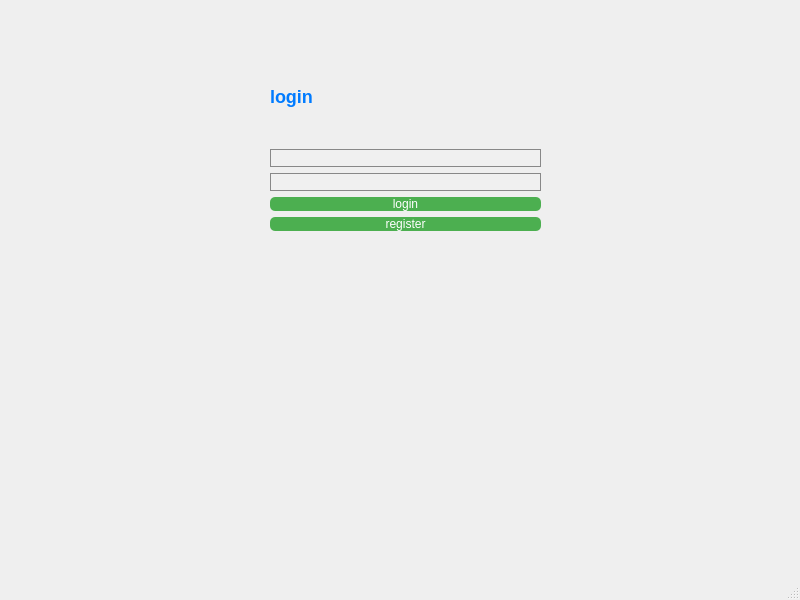
<?xml version="1.0" encoding="UTF-8"?>
<ui version="4.0">
 <class>MainWindow</class>
 <widget class="QMainWindow" name="MainWindow">
  <property name="geometry">
   <rect>
    <x>0</x>
    <y>0</y>
    <width>800</width>
    <height>600</height>
   </rect>
  </property>
  <property name="windowTitle">
   <string>MainWindow</string>
  </property>
  <widget class="QWidget" name="centralwidget">
   <widget class="QWidget" name="verticalLayoutWidget">
    <property name="geometry">
     <rect>
      <x>270</x>
      <y>50</y>
      <width>271</width>
      <height>181</height>
     </rect>
    </property>
    <layout class="QVBoxLayout" name="verticalLayout">
     <item>
      <widget class="QLabel" name="Login">
       <property name="styleSheet">
        <string notr="true">color: #007BFF;  /* الأزرق */
font-size: 18px;  /* تغيير حجم الخط */
font-weight: bold;  /* جعل الخط عريض */</string>
       </property>
       <property name="text">
        <string>login</string>
       </property>
      </widget>
     </item>
     <item>
      <widget class="QLineEdit" name="usernameLineEdit">
       <property name="styleSheet">
        <string notr="true">background-color: #f0f0f0;  /* خلفية خفيفة */
color: #333333;  /* اللون الداكن للنص */
border: 1px solid #888;  /* حدود خفيفة حول الـQLineEdit */</string>
       </property>
      </widget>
     </item>
     <item>
      <widget class="QLineEdit" name="passwordLineEdit">
       <property name="styleSheet">
        <string notr="true">background-color: #f0f0f0;  /* خلفية خفيفة */
color: #333333;  /* اللون الداكن للنص */
border: 1px solid #888;  /* حدود خفيفة حول الـQLineEdit */</string>
       </property>
       <property name="echoMode">
        <enum>QLineEdit::EchoMode::Password</enum>
       </property>
      </widget>
     </item>
     <item>
      <widget class="QPushButton" name="loginButton">
       <property name="styleSheet">
        <string notr="true">background-color: #4CAF50;  /* اللون الأخضر */
color: white;  /* النص يبقى لونه أبيض */
border-radius: 5px;  /* حواف الزرار مدورة شوية */</string>
       </property>
       <property name="text">
        <string>login</string>
       </property>
      </widget>
     </item>
     <item>
      <widget class="QPushButton" name="registerButton">
       <property name="styleSheet">
        <string notr="true">background-color: #4CAF50;  /* اللون الأخضر */
color: white;  /* النص يبقى لونه أبيض */
border-radius: 5px;  /* حواف الزرار مدورة شوية */</string>
       </property>
       <property name="text">
        <string>register</string>
       </property>
      </widget>
     </item>
    </layout>
   </widget>
  </widget>
  <widget class="QMenuBar" name="menubar">
   <property name="geometry">
    <rect>
     <x>0</x>
     <y>0</y>
     <width>800</width>
     <height>21</height>
    </rect>
   </property>
  </widget>
  <widget class="QStatusBar" name="statusbar"/>
 </widget>
 <resources/>
 <connections/>
</ui>
